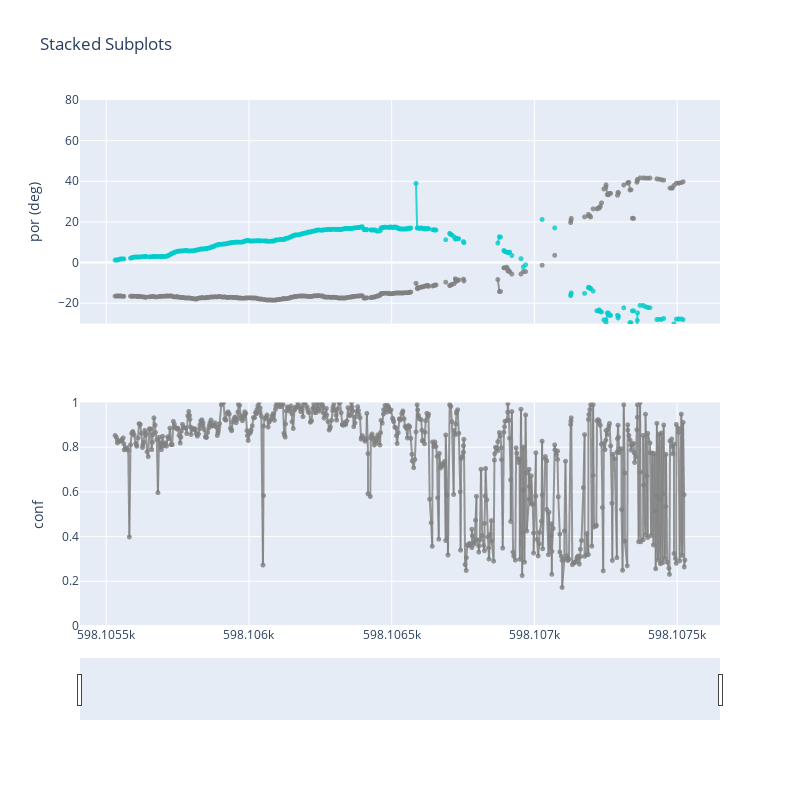

This figure's notebook cell:
### Code cell
startTimeS = trDataGb['pupilTimestamp'].iloc[0]
endTimeS = trDataGb['pupilTimestamp'].iloc[-2]

# I googled for, "python find first larger than"
startIndex = next(idx for idx, val in enumerate(trDataGb['pupilTimestamp']) if val >  startTimeS)
endIndex = next(idx for idx, val in enumerate(trDataGb['pupilTimestamp']) if val >  endTimeS)
print('Plotting from index: ' + str(startIndex) + ' to ' + str(endIndex))

colors_idx = ['rgb(0,204,204)','rgb(128,128,128)','rgb(204,0,0)','rgb(102,0,204)']

from plotly.subplots import make_subplots

fig = make_subplots(rows=2, cols=1,shared_xaxes=True)

eih_el = go.Scattergl(
    x=trDataGb['pupilTimestamp'][startIndex:endIndex],
    y=trDataGb['cycGIW_el'][startIndex:endIndex],
    name = 'cycGIW_el',
    marker_color = colors_idx[0],
    mode='lines+markers',
    marker_size = 5,
    opacity = 0.8)

eih_az = go.Scattergl(
    x=trDataGb['pupilTimestamp'][startIndex:endIndex],
    y=trDataGb['cycGIW_az'][startIndex:endIndex],
    name = 'cycGIW_az',
    marker_color = colors_idx[1],
    mode='lines+markers',
    marker_size = 5,
    opacity = 0.8)


conf = go.Scattergl(
    x=trDataGb['pupilTimestamp'][startIndex:endIndex],
    y=trDataGb['confidence'][startIndex:endIndex],
    name = 'gazeInWorldCam_az',
    marker_color = colors_idx[1],
    mode='lines+markers',
    marker_size = 5,
    opacity = 0.8)


fig.append_trace(eih_el, row=1, col=1)
fig.append_trace(eih_az, row=1, col=1)
fig.append_trace(conf, row=2, col=1)

yLim=[-50,50]
width=800
height=800
inline=True

layout = dict(
    dragmode= 'pan',
    title='Time Series with Rangeslider',
    width=width,
    height=height,
    yaxis=dict(range=yLim, title='angular position (degrees)'),
)

fig.update_yaxes(range=[-30, 80], row=1, col=1)
fig.update_yaxes(range=[0, 1], row=2, col=1)

# fig.update_xaxes(range=[startTimeS,startTimeS+0.5], row=2, col=1)

fig.update_yaxes(title = 'por (deg)',row=1,col=1)
fig.update_yaxes(title = 'conf',row=2,col=1)
fig.update_xaxes(title = 'time (s)',row=3,col=1)

fig.update_layout(legend_orientation="h", 
             xaxis2_rangeslider_visible=True, xaxis2_rangeslider_thickness=0.1,
                  xaxis2_rangeslider_range=[startTimeS,startTimeS+0.5])

fig.update_layout(height=height, width=width, title_text="Stacked Subplots")

iplot(fig)

### Figure 1 — Plotly figure (JSON) as saved in the notebook; plotly's stock layout.template omitted (floating-point values rounded to 4 significant figures; data arrays with more than 128 entries replaced by an {"elided": "..."} marker saying what was removed)
{"data": [{"marker": {"color": "rgb(0,204,204)", "size": 5}, "mode": "lines+markers", "name": "cycGIW_el", "opacity": 0.8, "x": {"elided": "660 float values"}, "xaxis": "x", "y": {"elided": "660 float values"}, "yaxis": "y", "type": "scattergl"}, {"marker": {"color": "rgb(128,128,128)", "size": 5}, "mode": "lines+markers", "name": "cycGIW_az", "opacity": 0.8, "x": {"elided": "660 float values"}, "xaxis": "x", "y": {"elided": "660 float values"}, "yaxis": "y", "type": "scattergl"}, {"marker": {"color": "rgb(128,128,128)", "size": 5}, "mode": "lines+markers", "name": "gazeInWorldCam_az", "opacity": 0.8, "x": {"elided": "660 float values"}, "xaxis": "x2", "y": {"elided": "660 float values"}, "yaxis": "y2", "type": "scattergl"}], "layout": {"height": 800, "legend": {"orientation": "h"}, "title": {"text": "Stacked Subplots"}, "width": 800, "xaxis": {"anchor": "y", "domain": [0.0, 1.0], "matches": "x2", "showticklabels": false}, "yaxis": {"anchor": "x", "domain": [0.575, 1.0], "range": [-30, 80], "title": {"text": "por (deg)"}}, "xaxis2": {"anchor": "y2", "domain": [0.0, 1.0], "rangeslider": {"range": [598100.0, 598100.0], "thickness": 0.1, "visible": true}}, "yaxis2": {"anchor": "x2", "domain": [0.0, 0.425], "range": [0, 1], "title": {"text": "conf"}}}}
